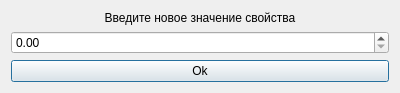
<?xml version="1.0" encoding="UTF-8"?>
<ui version="4.0">
 <class>ProperyValueChangeDialog</class>
 <widget class="QDialog" name="ProperyValueChangeDialog">
  <property name="geometry">
   <rect>
    <x>0</x>
    <y>0</y>
    <width>400</width>
    <height>93</height>
   </rect>
  </property>
  <property name="windowTitle">
   <string>Dialog</string>
  </property>
  <layout class="QHBoxLayout" name="horizontalLayout">
   <item>
    <layout class="QVBoxLayout" name="verticalLayout">
     <item>
      <widget class="QLabel" name="label">
       <property name="maximumSize">
        <size>
         <width>16777215</width>
         <height>80</height>
        </size>
       </property>
       <property name="text">
        <string>Введите новое значение свойства</string>
       </property>
       <property name="alignment">
        <set>Qt::AlignCenter</set>
       </property>
      </widget>
     </item>
     <item>
      <widget class="QDoubleSpinBox" name="doubleSpinBox"/>
     </item>
     <item>
      <widget class="QPushButton" name="pushButton">
       <property name="text">
        <string>Ok</string>
       </property>
      </widget>
     </item>
    </layout>
   </item>
  </layout>
 </widget>
 <resources/>
 <connections/>
</ui>
